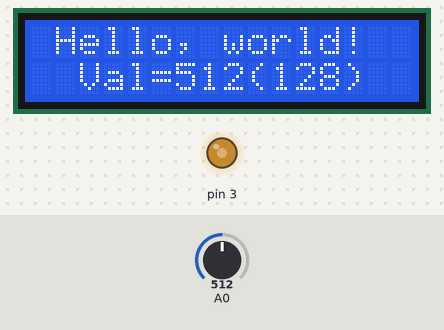
The sketch below on a simulated Arduino Uno, built with avr-gcc and run on an emulated ATmega328P. On the bench: 16×2 character LCD, output pins drawn as LEDs (lit = HIGH). The test bench sets the inputs (shaded band); at power-on: A0 = 512.

Above: at 1.2 s.
1.3 s: A0 set to 716
At 1.9 s:
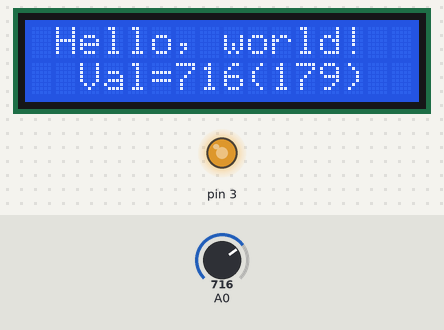
2.8 s: A0 set to 900
At 4.0 s:
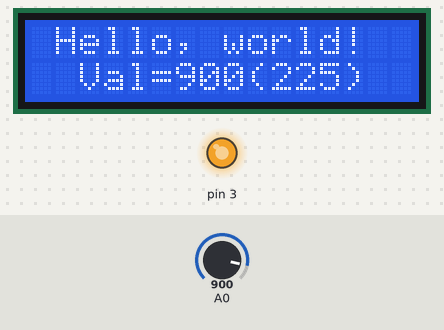
4.3 s: A0 set to 122
At 5.5 s:
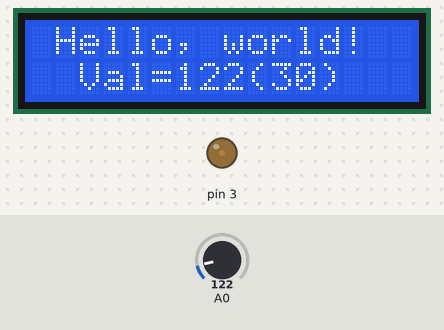
5.8 s: A0 set to 0
At 7.1 s:
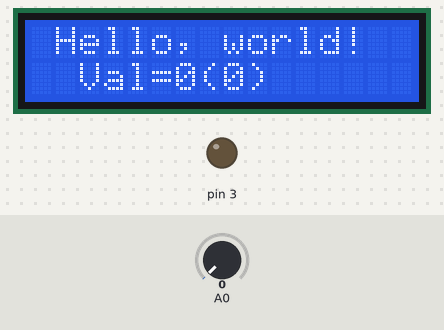
Timing chart, 0 to 8.3 s (numbered marks = the images above; inputs shaded):
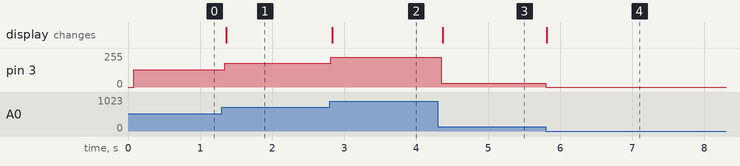

The sketch:

LED_analogReadWrite.ino
```cpp
#include <Wire.h>
#include <LiquidCrystal_I2C.h>

LiquidCrystal_I2C lcd(0x27,16,2);  // set the LCD address to 0x27 for a 16 chars and 2 line display

void setup() {
  // put your setup code here, to run once:
  lcd.init();                      // initialize the lcd
  lcd.backlight();
  lcd.setCursor(1,0);
  lcd.print("Hello, world!");
}

void loop() {
  // put your main code here, to run repeatedly:
  int val = analogRead(0);
  analogWrite(3, val/4);
  lcd.setCursor(2,1);
  lcd.print("Val="+String(val)+"("+String(val/4)+")     ");
  delay(50);
}
```

Measured:
- after the input at 1.3 s, pin 3: 128/255 → 179/255 after 0.05 s; the display: changes after 0.06 s (image 1)
- after the input at 2.8 s, pin 3: 179/255 → 225/255 at once; the display: changes at once (image 2)
- after the input at 4.3 s, pin 3: 225/255 → 30/255 after 0.05 s; the display: changes after 0.07 s (image 3)
- after the input at 5.8 s, pin 3: 30/255 → 0/255 at once; the display: changes at once (image 4)
